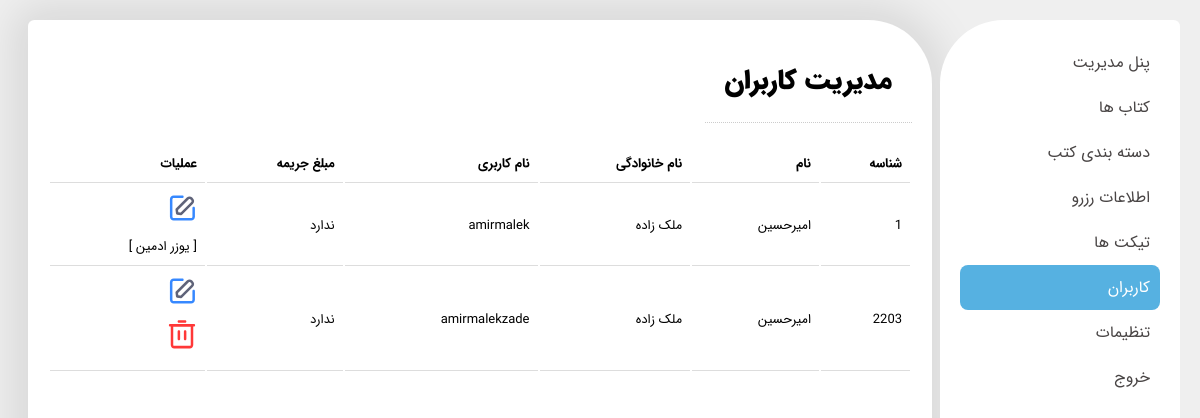
Page /admin/members.php (signed in) on the committed database.
### tables this page shows
CREATE TABLE IF NOT EXISTS `members` (
  `mid` int NOT NULL,
  `name` varchar(255) NOT NULL,
  `surname` varchar(255) NOT NULL,
  `username` varchar(50) NOT NULL,
  `password` varchar(255) NOT NULL COMMENT 'MD5 Hash',
  `fine` int NOT NULL,
  `role` int NOT NULL COMMENT ' 1 : simple user\r\n2 : Admin privilege',
  PRIMARY KEY (`mid`),
  UNIQUE KEY `username` (`username`)
);

### admin/members.php (called while the page is built, shortened)
<?php
include "inc/header.php" ?>
<?php include "inc/members.php" ?>
<?php include "inc/footer.php" ?>

### admin/inc/functions.php (called while the page is built, shortened)
<?php
$host = 'localhost';
$user = 'root';
$pass = '';
$db = 'lib';
$conn = mysqli_connect($host, $user, $pass, $db);
function is_admin($userid)
{
    global $conn;
    $query = "SELECT * FROM `members` WHERE mid='$userid'";
    $result = mysqli_query($conn, $query);
    $user = mysqli_fetch_array($result, MYSQLI_ASSOC);
    if ($user['role'] == 2) {
        return true;
    }
    return false;
}
function is_logged_in()
{
    if (isset($_SESSION['userid']) && is_admin($_SESSION['userid'])) {
        return true;
    }
    return false;
}
function get_all_users()
{
    global $conn, $members;
    $query = "SELECT * FROM `members`";
    $result = mysqli_query($conn, $query);
    $members = mysqli_fetch_all($result, MYSQLI_ASSOC);
    if ($members) {
        return $members;
    }
    return false;
}

### admin/inc/members.php (the view, shortened to what this page needs)
<div class="main">
    <div class="page-title">
        مدیریت کاربران
    </div>
    <div class="books-list">
        <table>
            <tr>
                <th>شناسه</th>
                <th>نام</th>
                <th>نام خانوادگی</th>
                <th>نام کاربری</th>
                <th>مبلغ جریمه</th>
                <th>عملیات</th>
            </tr>
            <?php get_all_users();
            foreach ($members as $member) { ?>
                <tr>
                    <td><?= $member['mid'] ?></td>
                    <td><?= $member['name'] ?></td>
                    <td><?= $member['surname'] ?></td>
                    <td><?= $member['username'] ?></td>
                    <td><?php if ($member['fine'] > 0) {
                            echo number_format($member['fine']) . ' تومان ';
                        } else {
                            echo "ندارد";
                        } ?></td>
                    <td>
                        <form action="edit_member.php" method="POST">
                            <button class="edit_delete_btn" name="edit_member"><img src="assets/img/edit.svg"
                                                                                    alt="ویرایش">
                            </button>
                        </form>
                        <?php if ($member['role'] == 1) { ?>
                            <form action="#" method="POST" id="delete_member_form"
                                  onsubmit="return confirm(`از حذف این کاربر اطمینان دارید؟`)">
                                <button class="edit_delete_btn" name="delete_member"><img src="assets/img/delete.svg"
                                                                                          alt="حذف">
                                </button>
                            </form>
                        <?php } elseif ($member['role'] == 2) {
                            echo "[ یوزر ادمین ]";
                        } ?>
                    </td>
                </tr>
            <?php } ?>
        </table>
    </div>
</div>

### admin/assets/css/style.css (style rules this page uses)
:root { --bg-color: rgba(204, 204, 204, 0.31); --white: #fff; --main-blue: #a4d5f8; }
* { font-family: IRANSans, sans-serif; }
body { direction: rtl; background-color: var(--bg-color); }
.main { background-color: var(--white); padding: 20px; margin: 20px 260px 20px 20px; border-radius: 0.4rem 4rem 4rem 0.4rem;; box-shadow: 0 0 43px 13px rgba(0, 0, 0, 0.1); height: 90%; overflow-y: auto; }
.page-title { padding: 20px; margin-bottom: 20px; font-weight: 900; font-size: 27px; border-bottom: 1px dotted #ccc; display: inline-block; }
table { text-align: right; width: 100%; }
td, th { border-bottom: 1px solid #dddddd; padding: 8px; font-size: small; }
.edit_delete_btn { background-color: transparent; border: none; padding: 0; cursor: pointer; }

### rows in the picture
members: mid "1", name "امیرحسین", surname "ملک زاده", username "amirmalek", fine "ندارد", role "[ یوزر ادمین ]"
members: mid "2203", name "امیرحسین", surname "ملک زاده", username "amirmalekzade", fine "ندارد", role 1 (drawn)
